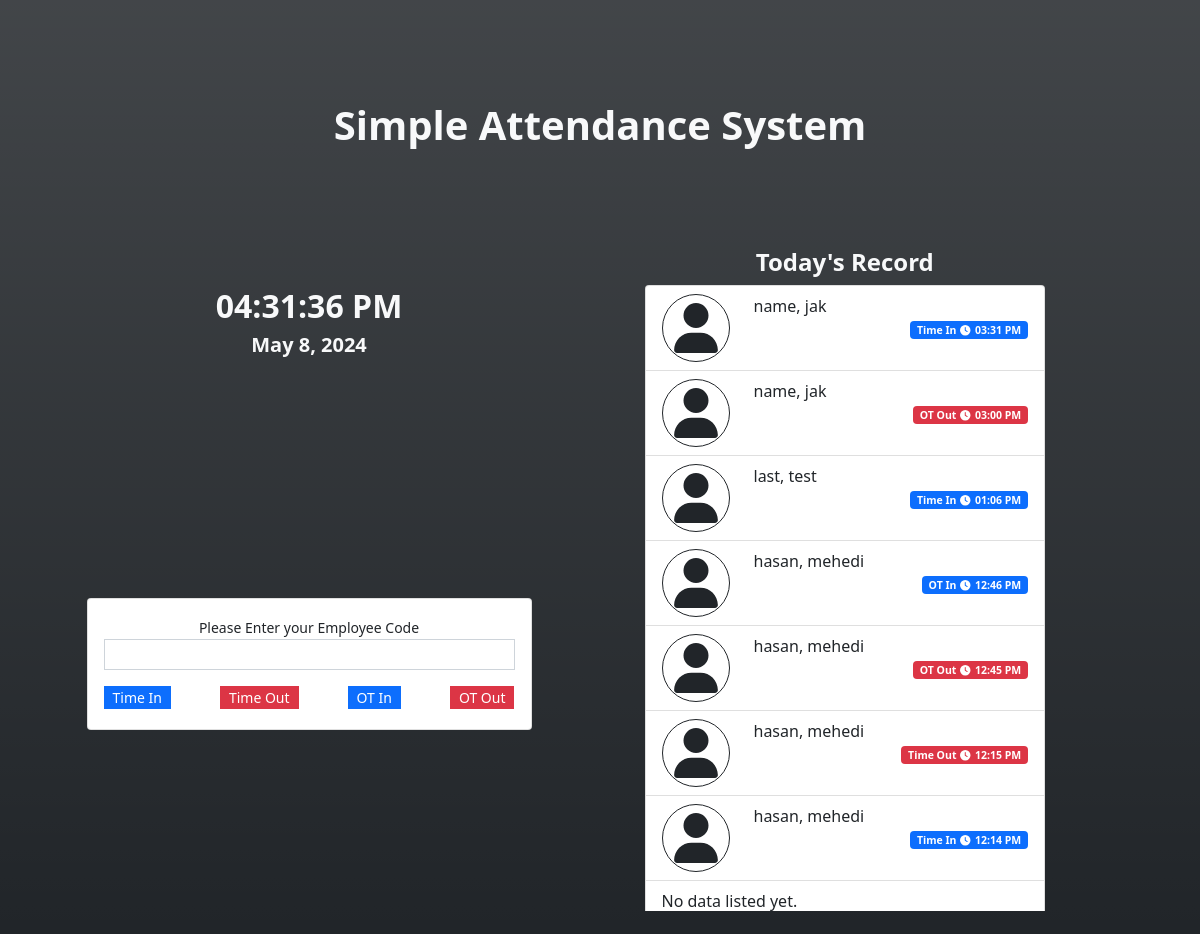
/attendance.php (signed in), run on the app's committed database.
### tables this page shows
CREATE TABLE att_type_list (
            `att_type_id` INTEGER NOT NULL PRIMARY KEY AUTOINCREMENT,
            `name` TEXT NOT NULL,
            `status` INTEGER NOT NULL DEFAULT 1,
            `date_created` TIMESTAMP DEFAULT CURRENT_TIMESTAMP
        );

CREATE TABLE attendance_list (
            `attendance_id` INTEGER NOT NULL PRIMARY KEY AUTOINCREMENT,
            `employee_id` TEXT NOT NULL,
            `att_type_id` TEXT NOT NULL,
            `date_created` TIMESTAMP DEFAULT CURRENT_TIMESTAMP,
            `date_updated` TIMESTAMP NULL,
            FOREIGN KEY(`employee_id`) REFERENCES `employee_list`(`employee_id`) ON DELETE CASCADE,
            FOREIGN KEY(`att_type_id`) REFERENCES `att_type_list`(`att_type_id`) ON DELETE CASCADE
        );

### attendance.php (the view, shortened to what this page needs)
<?php
require_once('DBConnection.php');
?>
<!DOCTYPE html>
<html lang="en">
<head>
    <link rel="stylesheet" href="Font-Awesome-master/css/all.min.css">
    <link rel="stylesheet" href="css/bootstrap.min.css">
    <link rel="stylesheet" href="DataTables/datatables.min.css">
</head>
<body>
    <main class="bg-dark bg-gradient text-light">
    <div class="container py-3 d-flex flex-column " id="page-container">
        <div class="w-100 h-25 d-flex  align-items-center">
            <h2 class="text-center w-100 fs-1"><b>Simple Attendance System</b></h2>
        </div>
        <div class="w-100 row flex-grow-1">
            <div class="col-md-6 d-flex flex-column align-items-center h-100">
                <div class="w-100 h-25 d-flex align-items-center">
                    <div class="w-100">
                        <h2 class="text-center"><b><span id="time_display"><?php echo date("h:i A") ?></span></b></h2>
                        <h5 class="text-center"><b><span id="date_display"><?php echo date("M d,Y ") ?></span></b></h5>
                    </div>
                </div>
                <div class="w-100 h-75 d-flex align-items-center">
                    <div class="w-100">
                        <div class="card text-dark col-sm-10 offset-sm-1 align-middle h-auto">
                            <div class="card-body">
                                <center><small>Please Enter your Employee Code</small></center>
                                <div class="form-group">
                                    <input type="text" autofocus class="form-control form-control-sm rounded-0" id="employee_code">
                                </div>
                                <div class="form-group d-flex justify-content-between mt-3 mb-1">
                                    <?php
                                    $qry = $conn->query("SELECT * FROM `att_type_list` order by att_type_id asc");
                                    while($row= $qry->fetchArray()):
                                        $bg = 'primary';
                                        if(in_array($row['att_type_id'],array(2,4)))
                                        $bg = 'danger';
                                    ?>
                                    <button class="att_btn btn btn-sm btn-<?php echo $bg ?> rounded-0 py-0" type="button" data-id="<?php echo $row['att_type_id'] ?>"><?php echo $row['name'] ?></button>
                                    <?php endwhile; ?>
                                </div>
                            </div>
                        </div>
                    </div>
                </div>
            </div>
            <div class="col-md-6 h-100 d-flex align-items-center">
                <div class="w-100">
                    <div class="col-sm-9 offset-sm-1">
                        <h4 class="text-light text-center"><b>Today's Record</b></h4>
                        <div class="overflow-auto" style="height:67vh">
                            <ul class="list-group">
                                <?php
                                $today = date("Y-m-d");
                                $att_qry = $conn->query("SELECT a.*,t.name as tname,(e.lastname || ', ' || e.firstname || ' ' || e.middlename) as `fullname` FROM `attendance_list` a inner join employee_list e on a.employee_id = e.employee_id inner join att_type_list t on a.att_type_id = t.att_type_id where date(a.date_created) = '".$today."' ORDER BY strftime('%s', a.date_created) desc");
                                while($row = $att_qry->fetchArray()):
                                    $bg = "primary";
                                    if(in_array($row['att_type_id'],array(2,4)))
                                    $bg = "danger";
                                ?>
                                <li class="list-group-item att-item" data-id="<?php echo $row['attendance_id'] ?>">
                                <div class="row row-cols-2">
                                    <div class="col-auto d-flex align-items-center"><span class="fa border border-dark p-2 fa-user rounded-circle" style="width:50px !important;height:50px !important" ></span></div>
                                    <div class="col-auto flex-grow-1 d-flex flex-column">
                                        <div class="w-100">
                                            <?php echo $row['fullname'] ?>
                                        </div>
                                        <div class='w-100 d-flex justify-content-end'>
                                            <small><span class="badge bg-<?php echo $bg ?>"><?php echo $row['tname'] ?><i class="fa fa-clock mx-1"></i><?php echo date("h:i A",strtotime($row['date_created'])) ?></span></small>
                                        </div>
                                    </div>
                                </div>
                                </li>
                                <?php endwhile; ?>
                                <?php if(!$att_qry->fetchArray()): ?>
                                <li class="list-group-item" id="noData">No data listed yet.</li>
                                <?php endif; ?>
                            </ul>
                        </div>
                    </div>
                </div>
            </div>
        </div>
    </div>
    </main>
</body>
</html>

### attendance.php (style rules this page uses)
html,body { height:100%; width:100%; }
main { height:100%; display:flex; flex-flow:column; }
#page-container { flex: 1 1 auto; overflow:auto; }

### data on the page
att_type_list: name "Time In"
att_type_list: name "Time Out"
att_type_list: name "OT In"
att_type_list: name "OT Out"
attendance_list: fullname "name, jak", att_type.name "Time In", date_created "03:31 PM"
attendance_list: fullname "name, jak", att_type.name "OT Out", date_created "03:00 PM"
attendance_list: fullname "last, test", att_type.name "Time In", date_created "01:06 PM"
attendance_list: fullname "hasan, mehedi", att_type.name "OT In", date_created "12:46 PM"
attendance_list: fullname "hasan, mehedi", att_type.name "OT Out", date_created "12:45 PM"
attendance_list: fullname "hasan, mehedi", att_type.name "Time Out", date_created "12:15 PM"
attendance_list: fullname "hasan, mehedi", att_type.name "Time In", date_created "12:14 PM"
